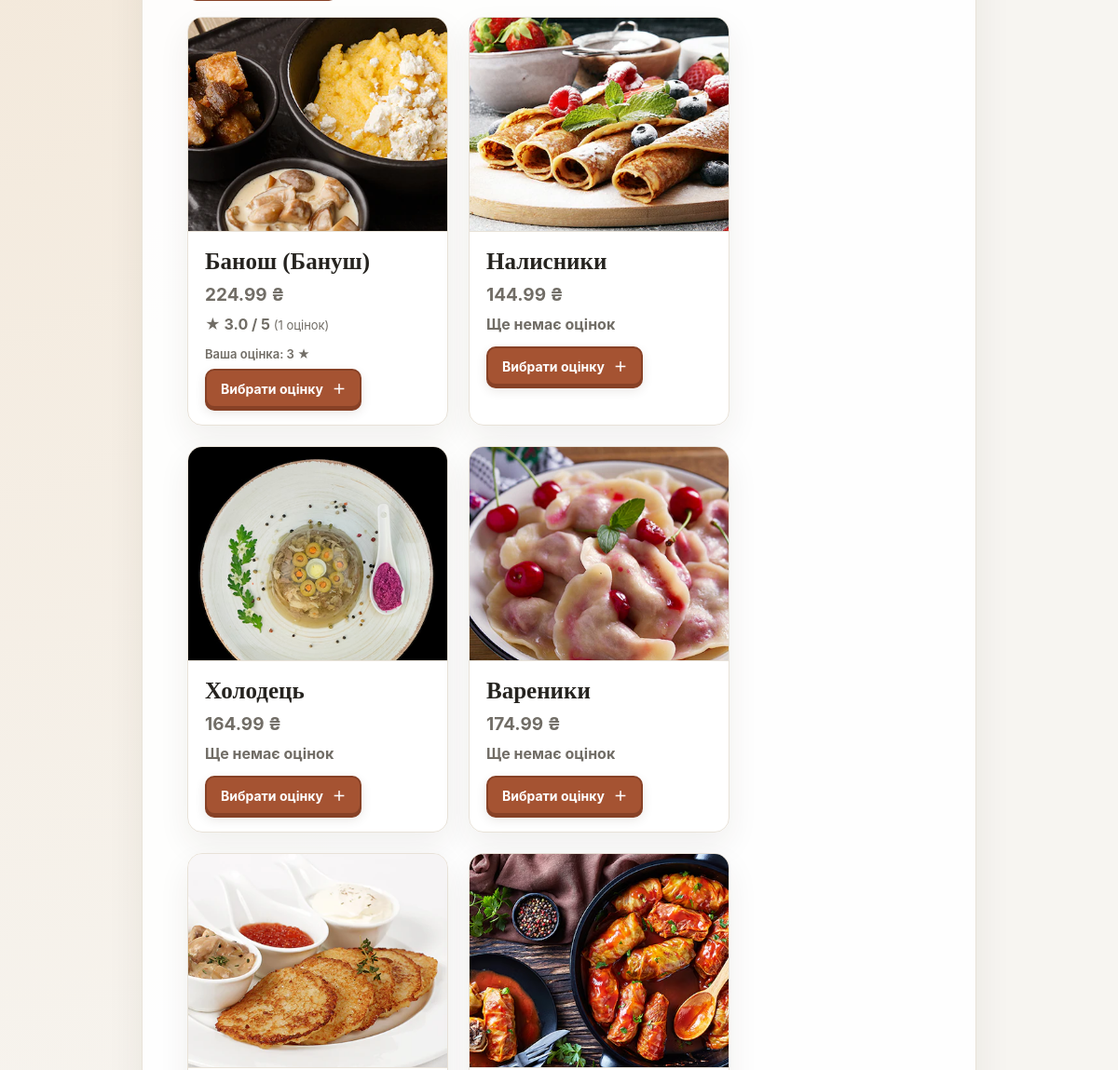
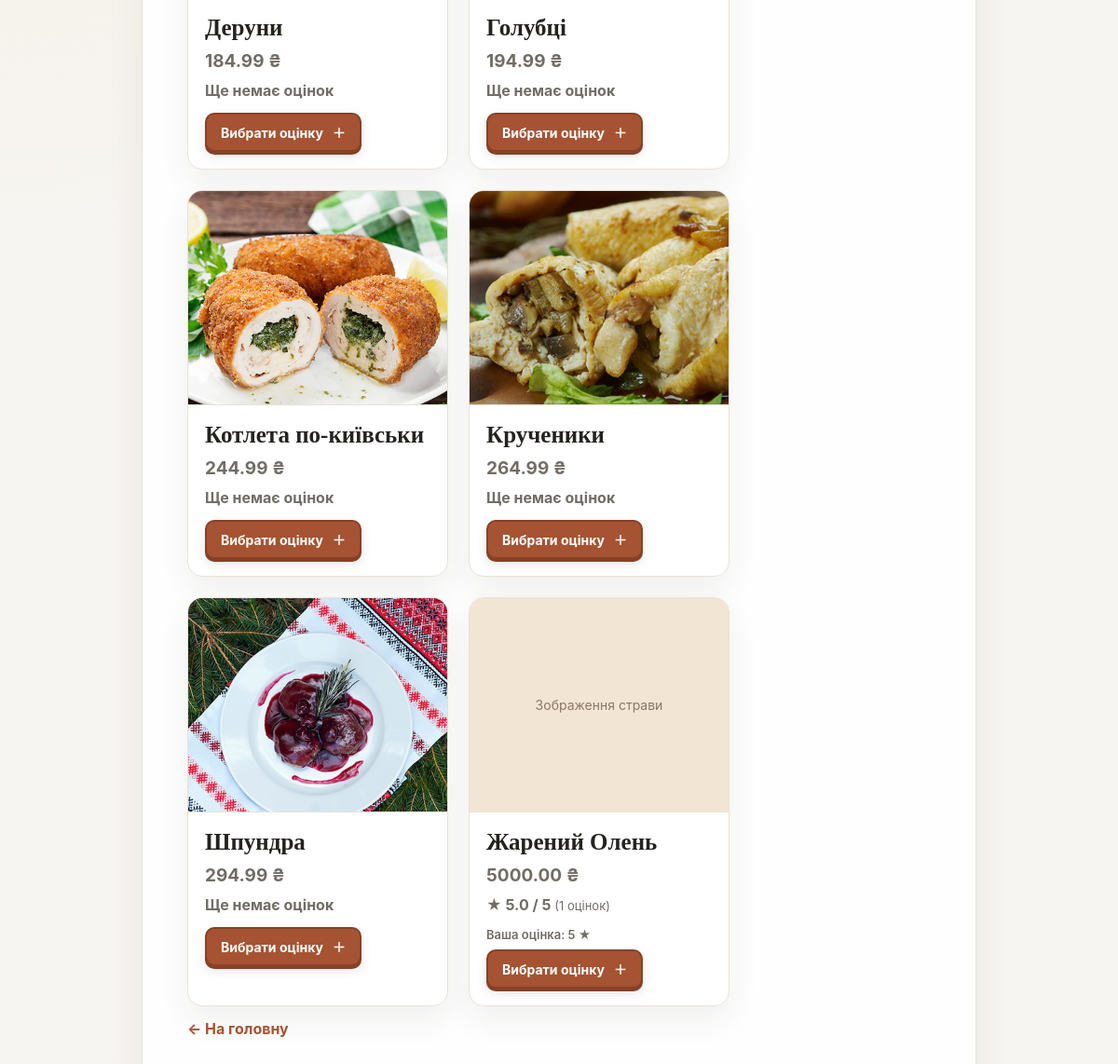
/raiting/ (signed in, lower part), run on an earlier commit of the app's database (2 pictures, top to bottom).
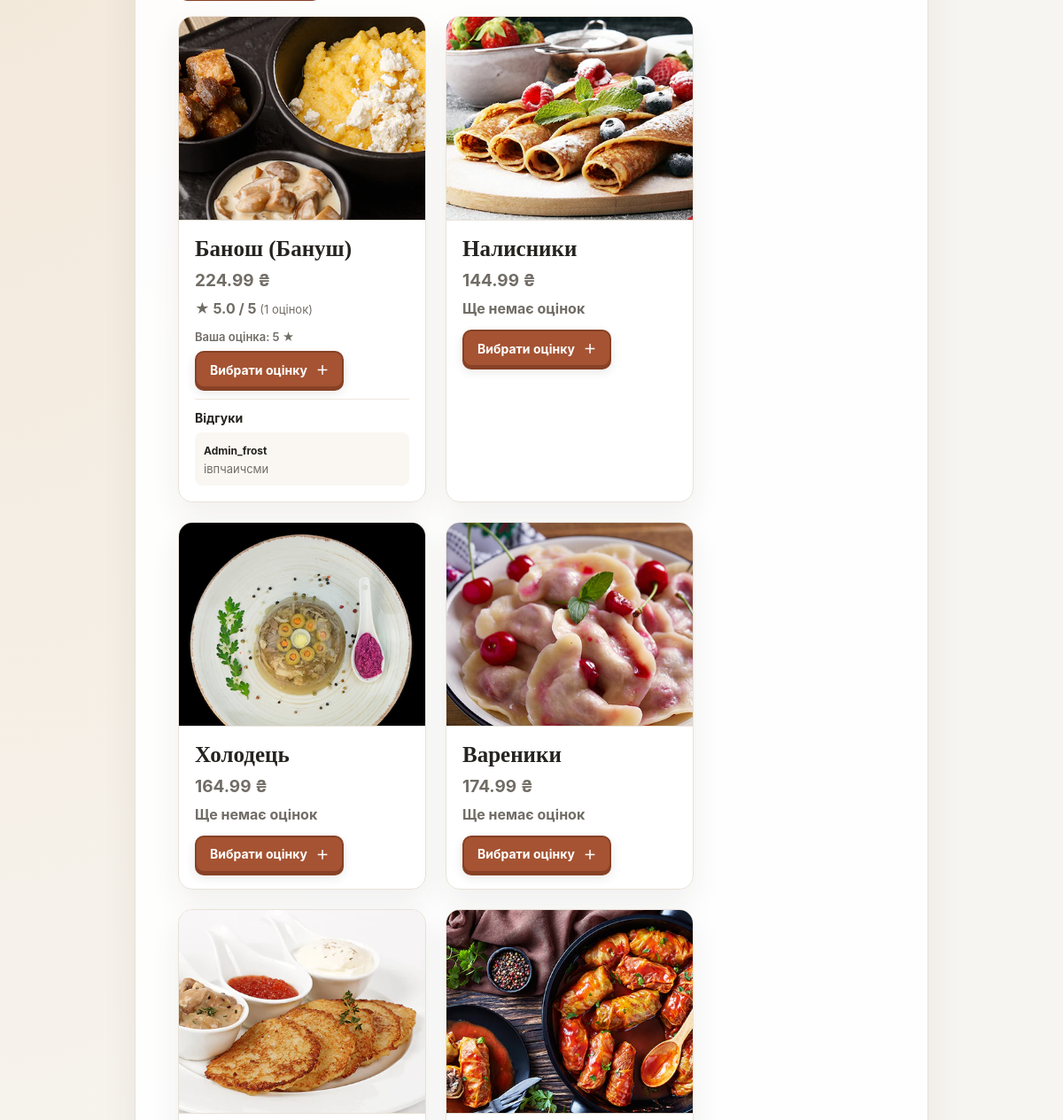
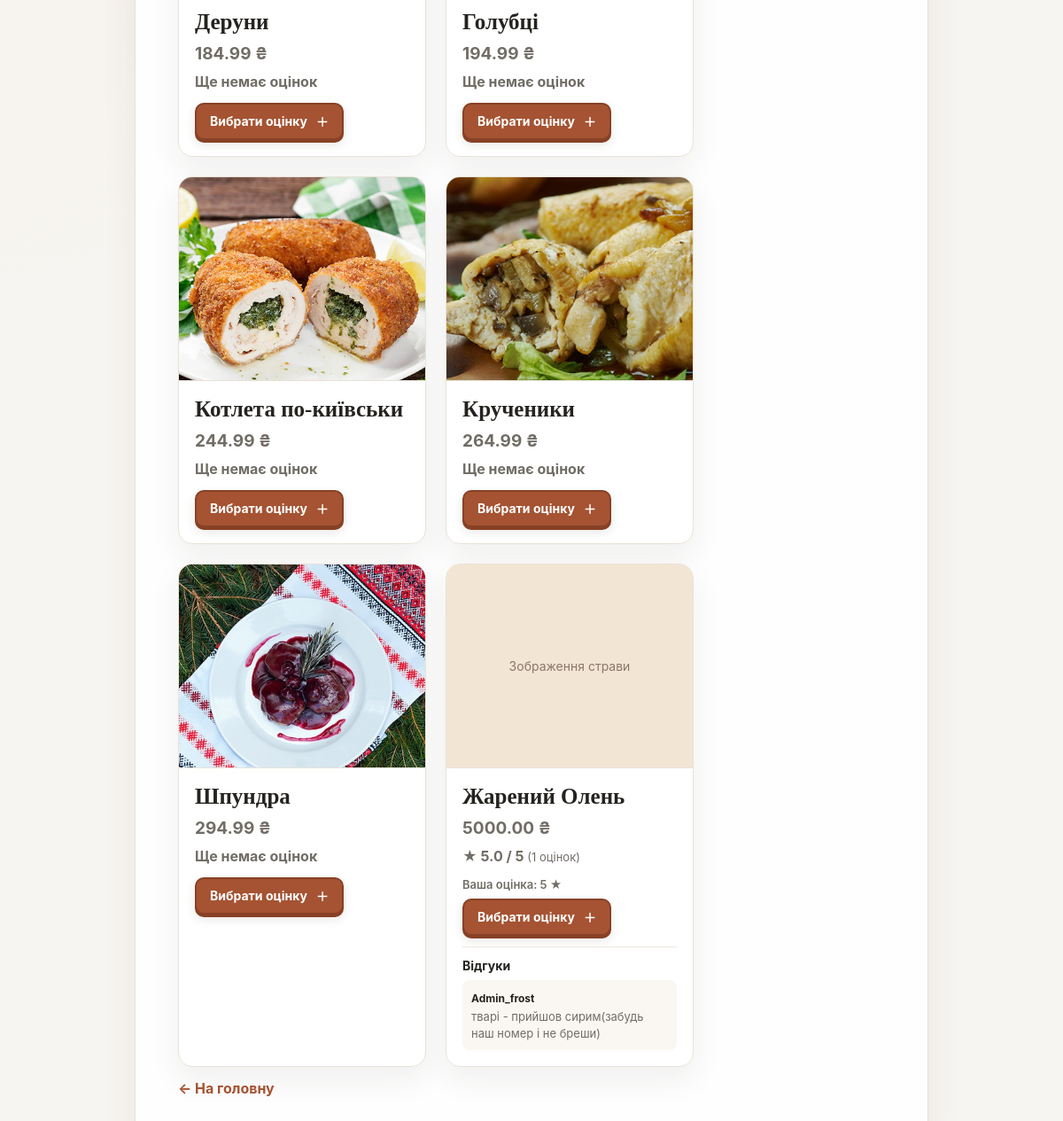
And on a later commit of the database (2 pictures, top to bottom).
### restaurant_all/models.py (models this page shows, shortened)
class Dish(models.Model):
    class Category(models.TextChoices):
        SALADS = "salads", "Салати"
        MAIN = "main", "Основні страви"
        DESSERTS = "desserts", "Десерти"
        DRINKS = "drinks", "Напої"
    name = models.CharField(max_length=100)
    description = models.TextField()
    price = models.DecimalField(max_digits=6, decimal_places=2)
    image = models.ImageField(upload_to='dish_images/', blank=True, null=True)
    is_available = models.BooleanField("Є в наявності", default=True)
    category = models.CharField(
        "Категорія",
        max_length=16,
        choices=Category.choices,
        default=Category.MAIN,
    )

class DishRating(models.Model):
    user = models.ForeignKey(
        settings.AUTH_USER_MODEL,
        on_delete=models.CASCADE,
        related_name="dish_ratings",
    )
    dish = models.ForeignKey(
        Dish,
        on_delete=models.CASCADE,
        related_name="ratings",
    )
    score = models.PositiveSmallIntegerField(blank=True, null=True)
    comment = models.TextField(blank=True, default="")
    class Meta:
        constraints = [
            models.UniqueConstraint(
                fields=("user", "dish"),
                name="unique_user_dish_rating",
            ),
            models.CheckConstraint(
                condition=models.Q(score__gte=1, score__lte=5),
                name="dish_rating_score_1_to_5",
            ),
        ]

### restaurant_all/views.py (the view)
# urls.py: path('raiting/', views.raiting_page, name='raiting'),
@login_required
def raiting_page(request):
    user = request.user
    selected_rating = request.GET.get("rating", "")
    if selected_rating not in {"", "1", "2", "3", "4", "5"}:
        selected_rating = ""
    dishes = Dish.objects.annotate(
        average_rating=Avg("ratings__score"),
        rating_count=Count(
            "ratings",
            filter=Q(ratings__score__isnull=False),
        ),
    )
    if selected_rating:
        dishes = dishes.filter(average_rating__gte=int(selected_rating))
    dishes = list(dishes)
    ratings_by_dish = {}
    for rating in DishRating.objects.filter(dish__in=dishes).select_related("user"):
        ratings_by_dish.setdefault(rating.dish_id, []).append(rating)
    for dish in dishes:
        dish.user_rating = None
        dish.user_comment = ""
        dish.comments = []
        for current_rating in ratings_by_dish.get(dish.pk, []):
            if current_rating.user_id == user.pk:
                dish.user_rating = current_rating.score
                dish.user_comment = current_rating.comment
            if current_rating.comment.strip():
                dish.comments.append(current_rating)
    return render(
        request,
        "raiting.html",
        {
            "display_name": user.get_full_name() or user.get_username(),
            "dishes": dishes,
            "selected_rating": selected_rating,
            "rating_options": range(1, 6),
        },
    )

### restaurant_all/templates/raiting.html (shortened to what this page needs)
{% load static %}
<!DOCTYPE html>
<html lang="uk">
<head>
    <link rel="stylesheet" href="{% static 'restaurant_all/style.css' %}?v=8">
</head>
<body class="home-page">
    <main class="destination-page">
        <section class="destination-card rating-card">
            {% if dishes %}
                <div class="dish-grid rating-dish-grid">
                    {% for dish in dishes %}
                        <article class="dish-card rating-dish-card">
                            <div class="dish-image-frame">
                                {% if dish.image %}
                                    <img src="{{ dish.image.url }}" alt="{{ dish.name }}">
                                {% else %}
                                    <span class="dish-image-placeholder">Зображення страви</span>
                                {% endif %}
                            </div>
                            <div class="dish-card-content">
                                <h2>{{ dish.name }}</h2>
                                <p class="dish-price">{{ dish.price }} ₴</p>
                                <p class="dish-average-rating">
                                    {% if dish.rating_count %}
                                        <span aria-label="Середня оцінка {{ dish.average_rating|floatformat:1 }} з 5">
                                            ★ {{ dish.average_rating|floatformat:1 }} / 5
                                        </span>
                                        <span class="dish-rating-count">({{ dish.rating_count }} оцінок)</span>
                                    {% else %}
                                        Ще немає оцінок
                                    {% endif %}
                                </p>
                                <form class="dish-rating-form" method="post" action="{% url 'rate_dish' dish.pk %}">
                                    {% if dish.user_rating %}
                                        <p class="user-rating">Ваша оцінка: {{ dish.user_rating }} ★</p>
                                    {% endif %}
                                    <details class="rating-picker">
                                        <summary class="rating-picker-button">
                                            <span>Вибрати оцінку</span>
                                        </summary>
                                    </details>
                                </form>
                                {% if dish.comments %}
                                    <div class="dish-comments">
                                        <h3>Відгуки</h3>
                                        {% for review in dish.comments %}
                                            <article class="dish-comment">
                                                <strong>{{ review.user.get_full_name|default:review.user.get_username }}</strong>
                                                <p>{{ review.comment|linebreaksbr }}</p>
                                            </article>
                                        {% endfor %}
                                    </div>
                                {% endif %}
                            </div>
                        </article>
                    {% endfor %}
                </div>
            {% else %}
                <div class="rating-empty">
                    <span class="rating-empty-star" aria-hidden="true">☆</span>
                    <h2>{% if selected_rating %}Страв із такою оцінкою поки немає{% else %}Оцінок поки немає{% endif %}</h2>
                    <p>Оцініть страву або змініть фільтр, щоб побачити рейтинг.</p>
                </div>
            {% endif %}
            <a class="back-home" href="{% url 'home' %}">← На головну</a>
        </section>
    </main>
</body>
</html>

### restaurant_all/static/restaurant_all/style.css (style rules this page uses)
:root { color-scheme: light; font-family: Inter, "Segoe UI", sans-serif; color: #25231f; background: #f7f5f1; }
* { box-sizing: border-box; }
body { min-height: 100vh; margin: 0; display: grid; place-items: center; padding: 32px 18px; background: radial-gradient(ellipse at top left, #f2e5d4, transparent 48%), #f7f5f1; }
main { width: min(960px, 100%); }
h2 { margin: 0 0 6px; font-family: Georgia, serif; font-size: 25px; }
.home-page { display: block; padding: 0; }
.destination-page { width: min(960px, 100%); min-height: 100vh; margin: 0 auto; padding: 28px 32px; }
.destination-card { margin-top: clamp(72px, 14vh, 142px); padding: clamp(24px, 5vw, 48px); border: 1px solid #e8e2d8; border-radius: 18px; background: rgba(255, 255, 255, .92); box-shadow: 0 16px 42px rgba(59, 43, 28, .07); }
.dish-grid { display: grid; grid-template-columns: repeat(auto-fit, minmax(230px, 280px)); gap: 22px; align-items: stretch; margin-top: 28px; }
.dish-card { overflow: hidden; border: 1px solid #e8e2d8; border-radius: 16px; background: rgba(255, 255, 255, .94); box-shadow: 0 14px 34px rgba(59, 43, 28, .07); transition: transform .18s ease, box-shadow .18s ease; }
.dish-image-frame { display: grid; height: 230px; place-items: center; overflow: hidden; border-bottom: 1px solid #e8e2d8; background: #f2e5d4; }
.dish-image-frame img { width: 100%; height: 100%; object-fit: cover; }
.dish-image-placeholder { color: #8a7768; font-size: 14px; }
.dish-card-content { padding: 18px; }
.dish-card-content h2 { margin: 0; }
.dish-price, .dish-detail-price { margin: 10px 0; color: #a55332; font-size: 19px; font-weight: 700; }
.dish-average-rating { margin: 8px 0 12px; color: #a55332; font-weight: 700; }
.dish-rating-count { color: #716d66; font-size: 13px; font-weight: 400; }
.dish-card-content form, .dish-detail form { margin: 0; }
.destination-card p { color: #716d66; }
.rating-card { width: min(1120px, 100%); }
.rating-dish-grid { margin-top: 20px; }
.rating-dish-card { overflow: visible; }
.rating-dish-card .dish-image-frame { border-radius: 15px 15px 0 0; }
.dish-rating-form { display: grid; gap: 8px; margin-top: 14px !important; }
.rating-picker { position: relative; width: fit-content; z-index: 1; }
details.rating-picker > summary.rating-picker-button { display: inline-flex; align-items: center; justify-content: center; width: auto; min-height: 42px; margin: 0; padding: 9px 15px; border: 2px solid #874126; border-radius: 10px; background: #a55332; color: #fff; cursor: pointer; font-size: 14px; font-weight: 700; list-style: none; user-select: none; appearance: none; box-shadow: 0 3px 0 #874126, 0 5px 12px rgba(59, 43, 28, .12); transition: background .18s ease, box-shadow .18s ease, transform .18s ease; }
details.rating-picker > summary.rating-picker-button::after { content: "＋"; margin-left: 10px; }
.user-rating { margin: 0; color: #716d66; font-size: 13px; font-weight: 600; }
.dish-rating-form { margin: 0; }
.dish-comments { display: grid; gap: 8px; margin-top: 12px; padding-top: 12px; border-top: 1px solid #eee7de; }
.dish-comments h3 { margin: 0; font-size: 14px; }
.dish-comment { padding: 9px 10px; border-radius: 8px; background: #faf7f2; }
.dish-comment strong { font-size: 12px; }
.dish-comment p { margin: 3px 0 0; color: #716d66; font-size: 13px; line-height: 1.45; }
.back-home { display: inline-block; margin-top: 14px; color: #a55332; font-weight: 650; text-decoration: none; }

What changed in the data, as far as the page shows it:
shown differently, row unchanged: Dish "Банош (Бануш)": average_rating "3.0" → "5.0"; user_rating "3" → "5"; now shows "Відгуки"
added DishRating: user.get_full_name "Admin_frost", comment "івпчаичсми", shown under Dish "Банош (Бануш)"
changed Dish "Жарений Олень": gains DishRating (user.get_full_name "Admin_frost", comment "тварі - прийшов сирим(забудь наш номер і не бреши)"); now shows "Відгуки"
